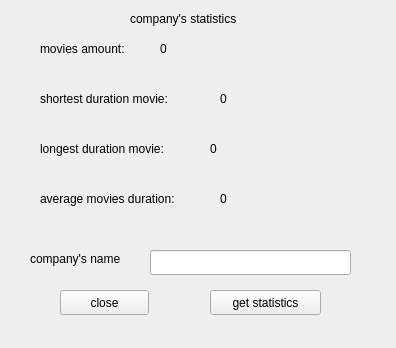
<?xml version="1.0" encoding="UTF-8"?>
<ui version="4.0">
 <class>statistics_window</class>
 <widget class="QMainWindow" name="statistics_window">
  <property name="geometry">
   <rect>
    <x>0</x>
    <y>0</y>
    <width>396</width>
    <height>348</height>
   </rect>
  </property>
  <property name="windowTitle">
   <string>MainWindow</string>
  </property>
  <widget class="QWidget" name="centralwidget">
   <widget class="QPushButton" name="button_close">
    <property name="geometry">
     <rect>
      <x>60</x>
      <y>290</y>
      <width>89</width>
      <height>25</height>
     </rect>
    </property>
    <property name="text">
     <string>close</string>
    </property>
   </widget>
   <widget class="QLabel" name="label_movies_amount">
    <property name="geometry">
     <rect>
      <x>40</x>
      <y>40</y>
      <width>121</width>
      <height>17</height>
     </rect>
    </property>
    <property name="text">
     <string>movies amount:</string>
    </property>
   </widget>
   <widget class="QLabel" name="label_amount_response">
    <property name="geometry">
     <rect>
      <x>160</x>
      <y>40</y>
      <width>221</width>
      <height>17</height>
     </rect>
    </property>
    <property name="text">
     <string>0</string>
    </property>
   </widget>
   <widget class="QLabel" name="label_shortest">
    <property name="geometry">
     <rect>
      <x>40</x>
      <y>90</y>
      <width>181</width>
      <height>17</height>
     </rect>
    </property>
    <property name="text">
     <string>shortest duration movie:</string>
    </property>
   </widget>
   <widget class="QLabel" name="label_longest">
    <property name="geometry">
     <rect>
      <x>40</x>
      <y>140</y>
      <width>181</width>
      <height>17</height>
     </rect>
    </property>
    <property name="text">
     <string>longest duration movie:</string>
    </property>
   </widget>
   <widget class="QLabel" name="label_average">
    <property name="geometry">
     <rect>
      <x>40</x>
      <y>190</y>
      <width>181</width>
      <height>17</height>
     </rect>
    </property>
    <property name="text">
     <string>average movies duration:</string>
    </property>
   </widget>
   <widget class="QLabel" name="label_shortest_response">
    <property name="geometry">
     <rect>
      <x>220</x>
      <y>90</y>
      <width>181</width>
      <height>17</height>
     </rect>
    </property>
    <property name="text">
     <string>0</string>
    </property>
   </widget>
   <widget class="QLabel" name="label_longest_response">
    <property name="geometry">
     <rect>
      <x>210</x>
      <y>140</y>
      <width>191</width>
      <height>17</height>
     </rect>
    </property>
    <property name="text">
     <string>0</string>
    </property>
   </widget>
   <widget class="QLabel" name="label_average_response">
    <property name="geometry">
     <rect>
      <x>220</x>
      <y>190</y>
      <width>211</width>
      <height>17</height>
     </rect>
    </property>
    <property name="text">
     <string>0</string>
    </property>
   </widget>
   <widget class="QLabel" name="label_company_name">
    <property name="geometry">
     <rect>
      <x>30</x>
      <y>250</y>
      <width>121</width>
      <height>17</height>
     </rect>
    </property>
    <property name="text">
     <string>company's name</string>
    </property>
   </widget>
   <widget class="QLineEdit" name="lineEdit_companys_name">
    <property name="geometry">
     <rect>
      <x>150</x>
      <y>250</y>
      <width>201</width>
      <height>25</height>
     </rect>
    </property>
   </widget>
   <widget class="QPushButton" name="button_statistics">
    <property name="geometry">
     <rect>
      <x>210</x>
      <y>290</y>
      <width>111</width>
      <height>25</height>
     </rect>
    </property>
    <property name="text">
     <string>get statistics</string>
    </property>
   </widget>
   <widget class="QLabel" name="label_companys_statistics">
    <property name="geometry">
     <rect>
      <x>130</x>
      <y>10</y>
      <width>141</width>
      <height>17</height>
     </rect>
    </property>
    <property name="text">
     <string>company's statistics</string>
    </property>
   </widget>
  </widget>
 </widget>
 <resources/>
 <connections/>
</ui>
